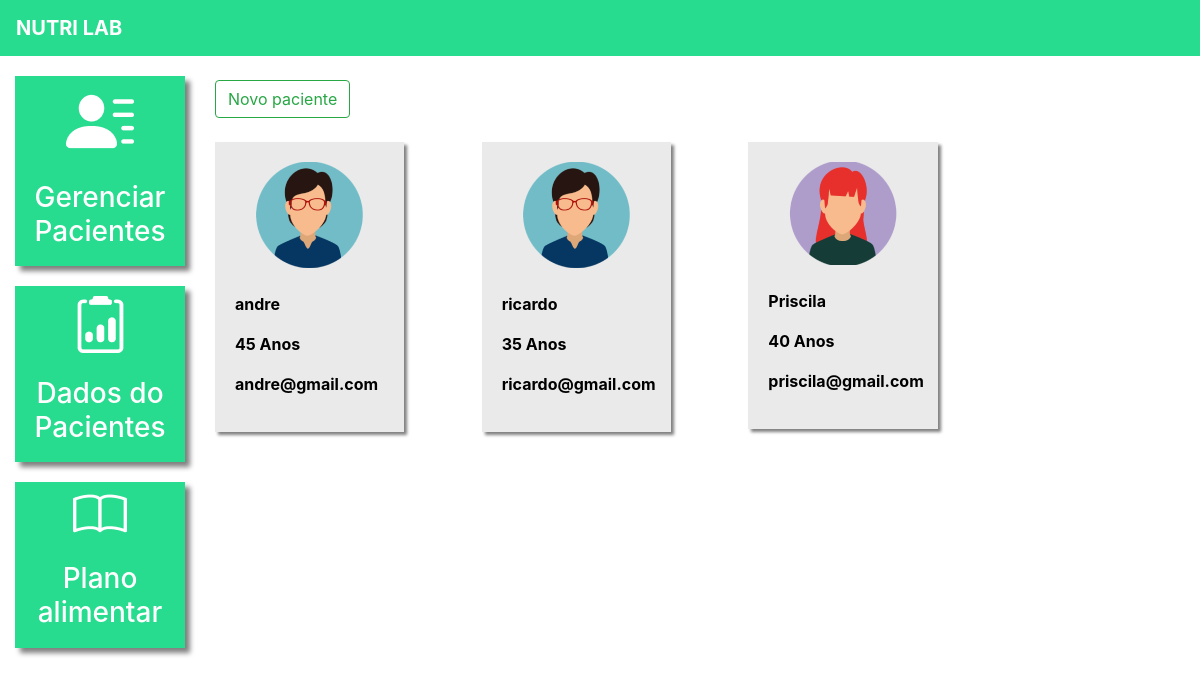
/pacientes/ (signed in), run on the app's committed database.
### plataforma/models.py (models this page shows, shortened)
class Pacientes(models.Model):
    choices_sexo = (('F', 'Feminino'),
                    ('M', 'Masculino'))
    nome = models.CharField(max_length=50)
    sexo = models.CharField(max_length=1, choices=choices_sexo)
    idade = models.IntegerField()
    email = models.EmailField()
    telefone = models.CharField(max_length=19)
    nutri = models.ForeignKey(User, on_delete=models.CASCADE)  ## Se o nutricionista for excluído do banco de dados, seus pacientes tbm serão

### plataforma/views.py (the view, shortened to what this page needs)
# urls.py: path('pacientes/', views.pacientes, name='pacientes'),
@login_required(login_url='/auth/logar')
def pacientes(request):
    if request.method == 'GET':
        pacientes = Pacientes.objects.filter(nutri=request.user)
        return render(request, 'pacientes.html', {'pacientes': pacientes})

### plataforma/templates/pacientes.html (shortened to what this page needs)
{% extends 'base_plataforma.html' %}
{% load static %}
{% block 'plataforma' %}
    <br>
    <button type="button" class="btn btn-outline-success" data-toggle="modal" data-target="#modal">
    Novo paciente
    </button>
    <br>
    <br>
    <div class="row">
        {% for paciente in pacientes %}
            <div class="col-md-4">
                <a href="#" class="link-hover">
                    <div class="card-paciente">
                        <div class="foto-perfil">
                            {% if paciente.sexo == 'M'%}
                                <img src="{% static 'plataforma/img/perfil2.png' %}">
                            {% else %}
                                <img src="{% static 'plataforma/img/perfil1.png' %}">
                            {% endif %}
                        </div>
                        <br>
                        <p class="dados">{{ paciente.nome }}</p>
                        <p class="dados">{{ paciente.idade }} Anos</p>
                        <p class="dados">{{ paciente.email }} </p>
                    </div>
                </a>
            </div>
        {% endfor %}
    </div>
{% endblock%}

### templates/static/plataforma/css/css.css (style rules this page uses)
.card-paciente { background-color: #EAEAEA; width: 80%; box-shadow: 3px 3px 3px gray; padding: 20px; color: black; }
.foto-perfil { text-align: center; }
.dados { font-weight: bold; }

### data on the page
Pacientes: nome "andre", idade "45", email "andre@gmail.com"
Pacientes: nome "ricardo", idade "35", email "ricardo@gmail.com"
Pacientes: nome "Priscila", idade "40", email "priscila@gmail.com"
